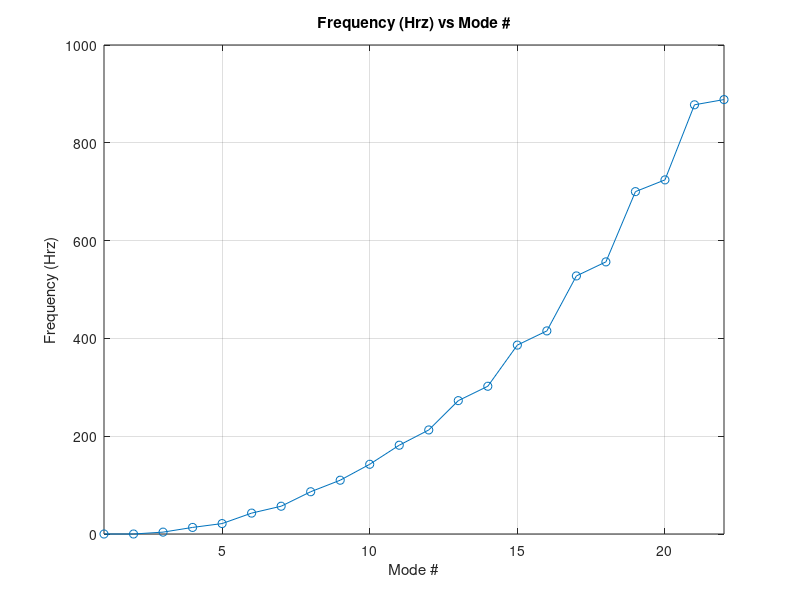
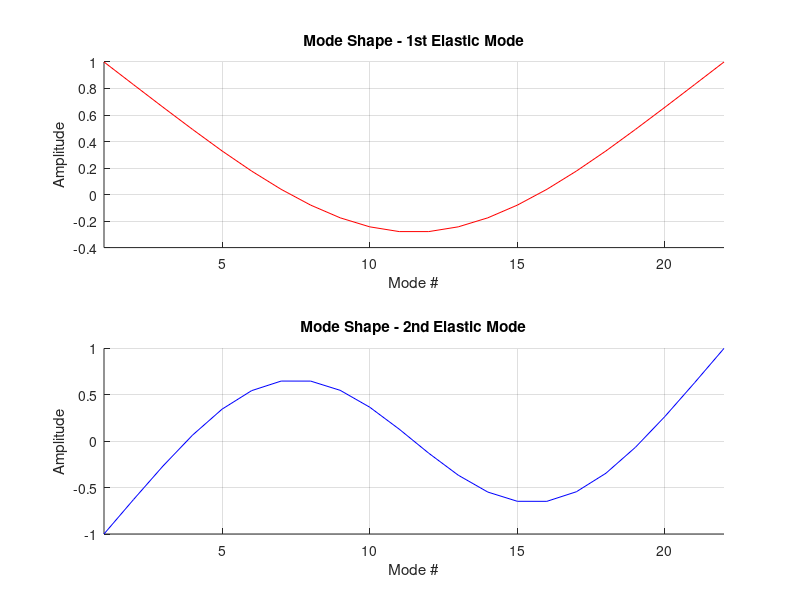
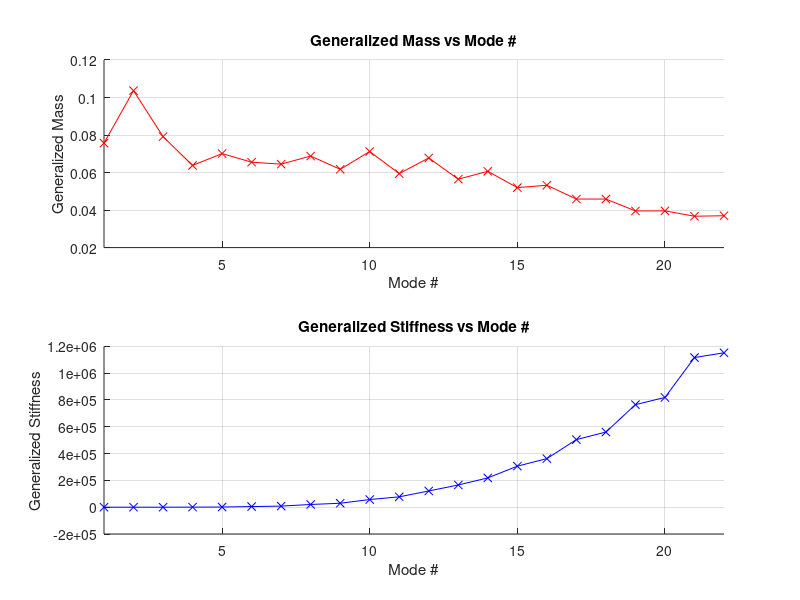
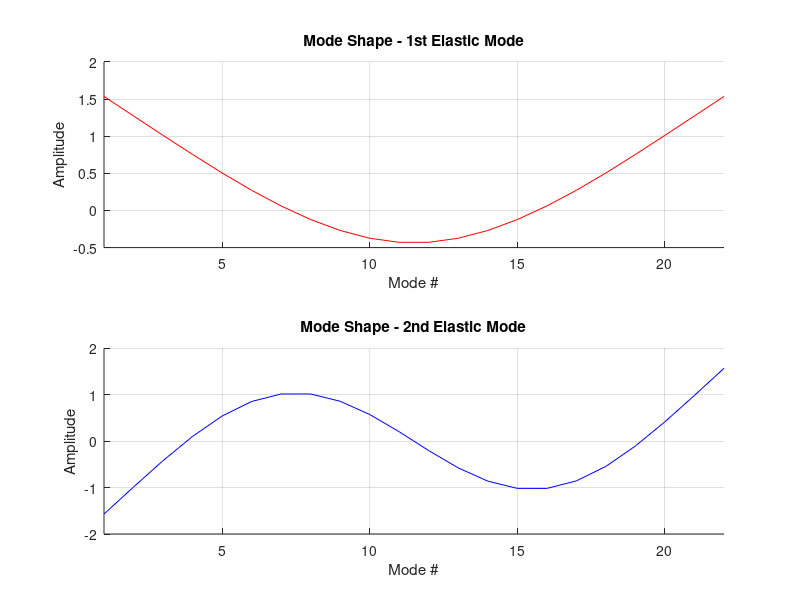

Here is the MATLAB script that generated these plots, in order:
clear all; clc; close all;
load('beam.mat');

%%
%1a - Compute Mode Shapes and frequencies in Hertz, sort both in ascending,
%plot freq(hrz) vs. mode #. Plot first two elastic modes vs. mode #.
%PHI - Normalized to max unit deflection phi = phi/max(phi).
[PHI,LAM] = eig(K,M); %eig problem
wnhrz = sqrt(abs(diag(LAM)))./(2*pi); %freq in hrtz.
[wnhrz, ascindx] = sort(wnhrz,'ascend'); %Sort frequencies, ascend.
PHI = PHI(:,ascindx); %sort shapes based on freqs.
plot(1:numel(diag(LAM)),wnhrz,'o-');
ylabel('Frequency (Hrz)');
xlabel('Mode #');
title('Frequency (Hrz) vs Mode #');
xlim([1 22]);
grid on;

figure; 
subplot(2,1,1); hold on;
plot(PHI(:,3),'r-');
ylabel('Amplitude');
xlabel('Mode #');
xlim([1 22]);
grid on;
title('Mode Shape - 1st Elastic Mode');
subplot(2,1,2); hold on;
plot(PHI(:,4),'b-');
ylabel('Amplitude');
xlabel('Mode #');
xlim([1 22]);
grid on;
title('Mode Shape - 2nd Elastic Mode');
%%
%1b - It appears that Matlab normalized these modes to maximum unit
%deflection, since the mode shapes maxima are at +-1.
%%
%1c - Normalize the modes to unit length (phi^t*phi=1). Plot phi^t*M*phi &
%phi^t*K*phi vs freq (hrz).
ulnorm = zeros(22,1);
PHIul = zeros(22,22);
for i = 1:22
    ulnorm(i) = 1/(sqrt(PHI(:,i)'*PHI(:,i)));
    PHIul(:,i) = ulnorm(i)*PHI(:,i);
end
mul = diag(PHIul'*M*PHIul);
kul = diag(PHIul'*K*PHIul);
figure; 
subplot(2,1,1); hold on;
plot(mul,'rx-');
xlabel('Mode #');
ylabel('Generalized Mass');
xlim([1 22]);
grid on;
title('Generalized Mass vs Mode #');
subplot(2,1,2); hold on;
plot(kul,'bx-');
xlabel('Mode #');
ylabel('Generalized Stiffness');
xlim([1 22]);
grid on;
title('Generalized Stiffness vs Mode #');
%%
%1d Mass Normalize. PHI'*M*PHI=I. Plot first two elastic modes.
%The shapes between 1a and 1d are the same. However, 1d's mode shapes are
%scaled in such a way as to make the modal mass matrix be identity.
mnorm = zeros(22,1);
PHImn = zeros(22,22);
for i = 1:22
   mnorm(i) = 1/(sqrt(PHI(:,i)'*M*PHI(:,i)));
   PHImn(:,i) = mnorm(i)*PHI(:,i);
end

figure; 
subplot(2,1,1);hold on;
plot(PHImn(:,3),'r-'); 
ylabel('Amplitude');
xlabel('Mode #');
xlim([1 22]);
grid on;
title('Mode Shape - 1st Elastic Mode');
subplot(2,1,2); hold on;
plot(PHImn(:,4),'b-');
ylabel('Amplitude');
xlabel('Mode #');
xlim([1 22]);
grid on;
title('Mode Shape - 2nd Elastic Mode');



